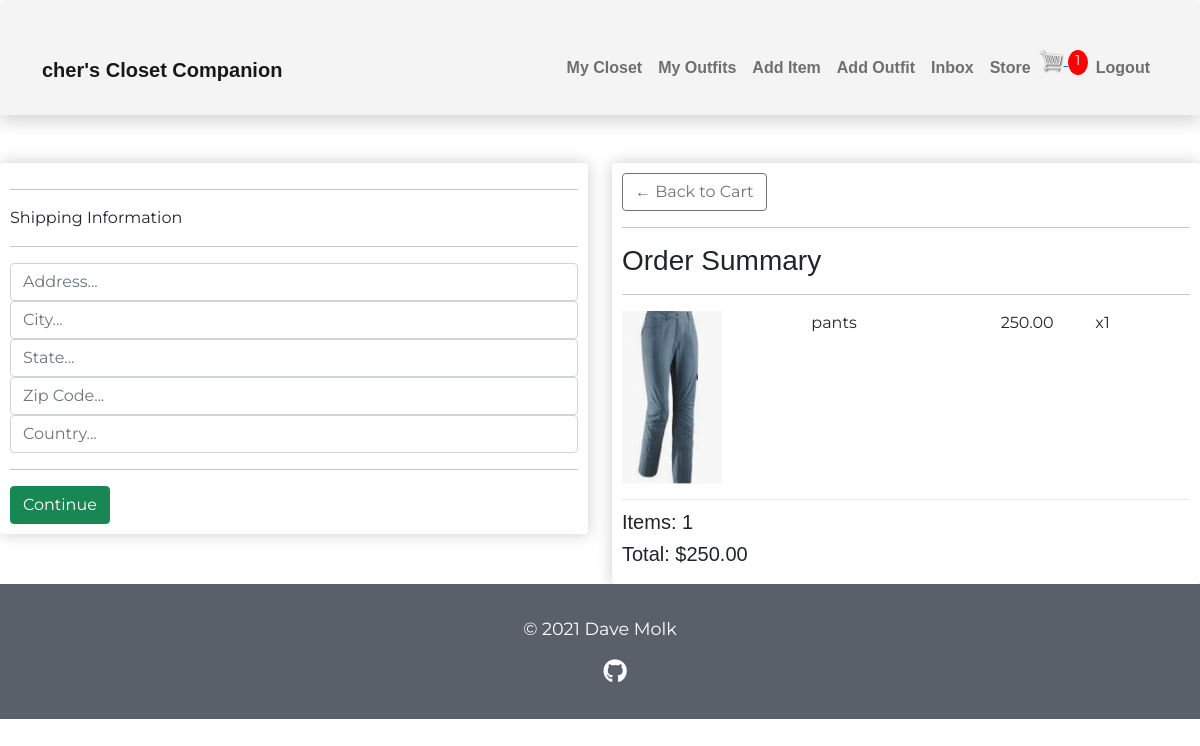
/store/checkout/ (signed in), run on the app's committed database.
### user/models.py (models this page shows, shortened)
class Profile(models.Model):
    user = models.OneToOneField(
        User, on_delete=models.CASCADE, null=True, blank=True)
    name = models.CharField(max_length=200, blank=True, null=True)
    email = models.EmailField(max_length=500, blank=True, null=True)
    username = models.CharField(max_length=200, blank=True, null=True)
    created = models.DateTimeField(auto_now_add=True)
    id = models.UUIDField(default=uuid.uuid4, unique=True,
                          primary_key=True, editable=False)

### store/models.py (models this page shows, shortened)
class OrderItem(models.Model):
    item = models.ForeignKey(Item, on_delete = models.SET_NULL, null=True)
    order = models.ForeignKey(Order, on_delete=models.SET_NULL, null=True)
    quantity = models.IntegerField(default=0, null=True, blank=True)
    date_added = models.DateTimeField(auto_now_add=True)
    @property
    def get_total(self):
        total = self.item.price * self.quantity
        return total

class Order(models.Model):
    customer = models.ForeignKey(Profile, on_delete=models.CASCADE, null=True, blank=True)
    date_ordered = models.DateTimeField(auto_now_add=True)
    complete = models.BooleanField(default=False)
    transaction_id = models.CharField(max_length=100, null=True)
    @property
    def get_cart_total(self):
        orderitems = self.orderitem_set.all()
        total = sum([item.get_total for item in orderitems])
        return total
    @property
    def get_cart_items(self):
        orderitems = self.orderitem_set.all()
        total = sum([item.quantity for item in orderitems])
        return total

### wardrobe/models.py (models this page shows, shortened)
class Item(models.Model):
    top = 'top'
    bottom = 'bottom'
    dress = 'dress'
    shoe = 'shoe'
    outerwear = 'outerwear'
    handbag = 'handbag'
    other = 'other'
    item_type = [
        (top, 'top'),
        (bottom, 'bottom'),
        (dress, 'dress'),
        (shoe, 'shoe'),
        (outerwear, 'outerwear'),
        (handbag, 'handbag'),
        (other, 'other'),
    ]
    owner = models.ForeignKey(Profile, null=True, blank=True, on_delete=models.CASCADE)
    name = models.CharField(max_length=100)
    description = models.TextField(max_length=300, blank=True, null=True)
    type = models.CharField(max_length=100, choices = item_type, default=shoe)
    image = ResizedImageField(size=[961, 1140], blank=True, null=True, upload_to="images", default="images/itemdefault.jpg")
    url = models.URLField(max_length=200, blank=True, null=True)
    sell = models.BooleanField(default=False)
    price = models.DecimalField(max_digits=7, decimal_places=2, blank=True, null=True)
    tags = models.ManyToManyField('Tag', blank=True)
    created = models.DateTimeField(auto_now_add=True)
    id = models.UUIDField(default=uuid.uuid4, unique=True, primary_key=True, editable=False)
    @property
    def imageURL(self):
        try:
            url = self.image.url
        except:
            url = ''
        return url

### store/views.py (the view)
# urls.py: path('checkout/', views.checkout, name="checkout"),
@login_required(login_url="login")
def checkout(request):
    data = cartData(request)
    cartItems = data['cartItems']
    order = data['order']
    orderItems = data['orderItems']
    context = {'orderItems': orderItems, 'order': order, 'cartItems': cartItems}
    return render(request, 'store/checkout.html', context)

### store/utils.py (called while the page is built)
def cartData(request):
	if request.user.is_authenticated:
		customer = request.user.profile
		order, created = Order.objects.get_or_create(customer=customer, complete=False)
		orderItems = order.orderitem_set.all()
		cartItems = order.get_cart_items
	else:
		return redirect('login')
	return {'cartItems': cartItems ,'order': order, 'orderItems': orderItems}

### store/templates/store/checkout.html (shortened to what this page needs)
{% extends 'main.html'%}
{% load static %}
{% block content %}
<div class="row">
    <div class="col-lg-6">
        <div class="box-element" id="form-wrapper">
            <form id="form">
                <div id="shipping-info">
                    <hr>
                    <p>Shipping Information</p>
                    <hr>
                    <div class="form-field">
                        <input type="text" class="form-control" name="address" placeholder="Address...">
                    </div>
                    <div class="form-field">
                        <input type="text" class="form-control" name="city" placeholder="City...">
                    </div>
                    <div class="form-field">
                        <input type="text" class="form-control" name="state" placeholder="State...">
                    </div>
                    <div class="form-field">
                        <input type="text" class="form-control" name="zipcode" placeholder="Zip Code...">
                    </div>
                    <div class="form-field">
                        <input type="text" class="form-control" name="country" placeholder="Country...">
                    </div>
                </div>
                <hr>
                <input id="form-button" value="Continue" type="submit" class="btn btn-success btn-block">
            </form>
        </div>
        <br>
    </div>
    <div class="col-lg-6">
        <div class="box-element">
            <a href="{% url 'cart' %}" class="btn btn-outline-secondary">&#x2190; Back to Cart</a>
            <hr>
            <h3>Order Summary</h3>
            <hr>
            {% for orderItem in orderItems %}
            <div class="cart-row">
                <div style="flex:2"><img class="row-image" src="{{orderItem.item.imageURL}}"></div>
                <div style="flex:2">{{orderItem.item.name}}</div>
                <div style="flex:1">{{orderItem.item.price|floatformat:2}}</div>
                <div style="flex:1"><p>x{{orderItem.quantity}}</p></div>
            </div>
            {% endfor %}
            <h5>Items: {{order.get_cart_items}}</h5>
            <h5>Total: ${{order.get_cart_total}}</h5>
        </div>
    </div>
</div>
{% endblock %}

### templates/navbar.html (shortened to what this page needs)
{% load static %}
<nav class="navbar navbar-expand-lg navbar-light pt-5 pb-4 shadow p-3 mb-5 rounded nav-background">
    <div class="container-lg">
        <a class="navbar-brand" href="/">
        {% if request.user.is_authenticated %}
        <span class="nav-text fw-bold">
            {{request.user.profile.username}}'s Closet Companion
        </span>
        </a>
        {% else %}
        <a class="navbar-brand" href="/">
        <span class="nav-text fw-bold">
            Closet Companion
        </span>
        </a>
        {% endif %}
        <div class="collapse navbar-collapse justify-content-end align-center" id="main-nav">
        {% if request.user.is_authenticated %}
        <ul class="navbar-nav">
            <li class="nav-item">
            <a class="nav-link nav-text fw-bold" href="{% url 'items' %}">My Closet</a></span>
            </li>
            <li class="nav-item">
            <a class="nav-link nav-text fw-bold" href="{% url 'outfits' %}">My Outfits</a></span>
            </li>
            <li class="nav-item d-none d-md-inline">
            <a class="nav-link nav-text fw-bold" href="{% url 'create-item' %}">Add Item</a>
            </li>
            <li class="nav-item d-none d-md-inline">
            <a class="nav-link nav-text fw-bold" href="{% url 'create-outfit' %}">Add Outfit</a>
            </li>
            <li class="nav-item">
            <a class="nav-link nav-text fw-bold" href="{% url 'inbox' %}">Inbox</a>
            </li>
            <li class="nav-item d-none d-md-inline">
            <a class="nav-link nav-text fw-bold" href="{% url 'store' %}">Store</a>
            </li>
            <div>
                <a href="{% url 'cart' %}">
                <img class="menu-icon" width="30px" id='cart-icon' src="{% static 'images/cart.png' %}" alt="">
                </a>
                {% if cartItems %}
                <p id="cart-total">{{cartItems}}</p>
                {% else %}
                <p></p>
                {% endif %}
            </div>
            <li class="nav-item">
            <a class="nav-link nav-text fw-bold" href="{% url 'logout' %}">Logout</a>
            </li>
        </ul>
        {% endif %}
        </div>
    </div>
</nav>

### static/css/wardrobe.css (style rules this page uses)
:root { --yellow: #ffe6a2; }
body { background-color: #fff; font-family: 'Montserrat', sans-serif; }
.box-element { box-shadow: hsl(0, 0%, 80%) 0 0 16px; border-radius: 4px; padding: 10px; }
h1, h2, h3, h4, h5, h6 { font-family: 'Manrope', sans-serif; }
.nav-background { background-color: #f2f2f2cb; }
.nav-text { font-family: 'Manrope', sans-serif; }
.menu-icon { display: inline-block; }
#cart-icon { width: 25px; display: inline-block; align-items: center; }
.cart-row { display: flex; align-items: flex-stretch; padding-bottom: 10px; margin-bottom: 10px; border-bottom: 1px solid #ececec; }
#cart-total { display: inline-block; text-align: center; background-color: red; color: #fff; border-radius: 50%; font-size: 14px; width: 20px; height: 25px; }
.row-image { width: 100px; }

### data on the page
OrderItem: item.imageURL (picture), item.name "pants", item.price "250.00", quantity "1"
Order: get_cart_items "1", get_cart_total "250.00"

### other printed values
{{ request.user.profile.username }} "cher"
{{ cartItems }} "1"
